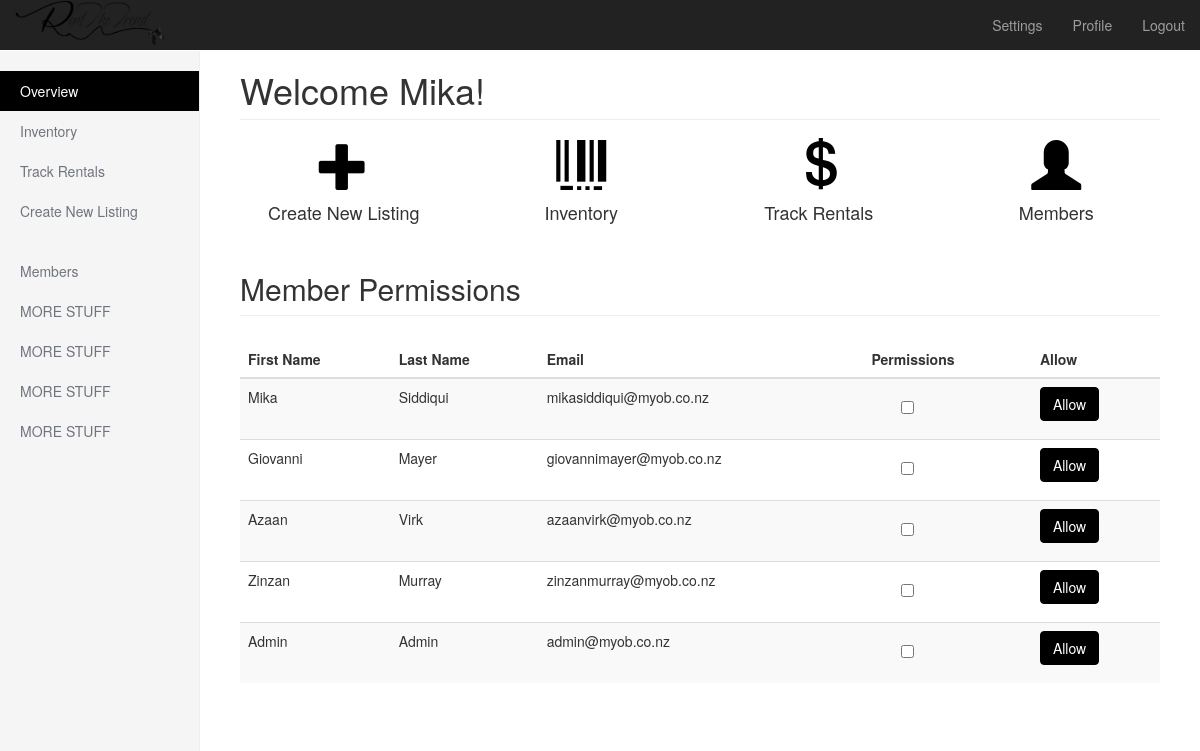
Page /admin/ (signed in) on the committed database.
### tables this page shows
CREATE TABLE IF NOT EXISTS `users` (
  `id` int(11) NOT NULL AUTO_INCREMENT,
  `username` varchar(32) NOT NULL,
  `password` varchar(32) NOT NULL,
  `email` varchar(1024) NOT NULL,
  `first_name` varchar(1024) NOT NULL,
  `last_name` varchar(1024) NOT NULL,
  PRIMARY KEY (`id`)
);

### admin/index.php (the view, shortened to what this page needs)
<?php
	include '../dbconnect.php';
	if(!isset($_SESSION['login'])){
		header('location:../');
	}else{
		$email = $_SESSION['login'];
		$sth = $conn->prepare("SELECT * FROM users WHERE email='$email'");
		$sth->execute();
		$result = $sth->fetch(PDO::FETCH_ASSOC);
		$first_name = $result['first_name'];
		$users = $conn->prepare("SELECT * FROM users");
		$users->execute();
		$userrow = $users->fetchAll();
	}
?>
<!DOCTYPE html>
<html lang="en">
  <head>
    <link href="../bootstrap-3.3.5-dist/css/bootstrap.min.css" rel="stylesheet">
    <link href="dashboard.css" rel="stylesheet">
  </head>
  <body>
    <nav class="navbar navbar-inverse navbar-fixed-top">
      <div class="container-fluid">
        <div class="navbar-header">
          <a href="../admin/"><img src="MYOB.png" alt="MYOB Logo" width="150px" /></a>
        </div>
        <div id="navbar" class="navbar-collapse collapse">
          <ul class="nav navbar-nav navbar-right">
            <li><a href="#">Settings</a></li>
            <li><a href="#">Profile</a></li>
            <li><a href="../logout.php">Logout</a></li>
          </ul>
        </div>
      </div>
    </nav>
    <div class="container-fluid">
      <div class="row">
        <div class="col-sm-3 col-md-2 sidebar">
          <ul class="nav nav-sidebar">
            <li class="active"><a href="#">Overview <span class="sr-only">(current)</span></a></li>
            <li><a href="invoices.php">Inventory</a></li>
            <li><a href="inventory.php">Track Rentals</a></li>
            <li><a href="profit.php">Create New Listing</a></li>
          </ul>
          <ul class="nav nav-sidebar">
            <li><a href="">Members</a></li>
            <li><a href="">MORE STUFF</a></li>
            <li><a href="">MORE STUFF</a></li>
            <li><a href="">MORE STUFF</a></li>
            <li><a href="">MORE STUFF</a></li>
          </ul>
        </div>
        <div class="col-sm-9 col-sm-offset-3 col-md-10 col-md-offset-2 main">
          <h1 class="page-header">Welcome <?php echo $first_name; ?>!</h1>
          <div class="row placeholders">
            <div class="col-xs-6 col-sm-3 placeholder">
			  <a href="new-invoice.php">
              <span class="glyphicon glyphicon-plus" style="font-size:50px" aria-hidden="true"></span>
			  </a>
              <h4>Create New Listing</h4>
            </div>
            <div class="col-xs-6 col-sm-3 placeholder">
			  <a href="inventory.php">
              <span class="glyphicon glyphicon-barcode" style="font-size:50px" aria-hidden="true"></span>
			  </a>
              <h4>Inventory</h4>
            </div>
            <div class="col-xs-6 col-sm-3 placeholder">
			  <a href="profit.php">
              <span class="glyphicon glyphicon-usd" style="font-size:50px" aria-hidden="true"></span>
			  </a>
              <h4>Track Rentals</h4>
            </div>
            <div class="col-xs-6 col-sm-3 placeholder">
			  <a href="#">
              <span class="glyphicon glyphicon-user" style="font-size:50px" aria-hidden="true"></span>
			  </a>
              <h4>Members</h4>
            </div>
          </div>
          <h2 class="sub-header">Member Permissions</h2>
          <div class="table-responsive">
            <table class="table table-striped">
			  <thead>
                <tr>
                  <th>First Name</th>
                  <th>Last Name</th>
                  <th>Email</th>
                  <th>Permissions</th>
                  <th>Allow</th>
                </tr>
              </thead>
			  <tbody>
			<?php
				foreach ($userrow as $row) {
					echo "<form method=\"post\">";
					echo "<div class=\"form-group\">";
					echo "<tr>";
					echo "<td>". $row['first_name'] ."</td>";
					echo "<td>". $row['last_name'] ."</td>";
					echo "<td>". $row['email'] ."</td>";
					echo "<td>";
					echo "<div style=\"padding-left:30px;\"class=\"checkbox\"><label><input type=\"checkbox\" name=\"checkbox\" value=\"".$row['username']."\"></label></div>";
					echo "</td>";
					echo "<td>";
					echo "<button type=\"submit\" class=\"btn btn-default\">Allow</button>";
					echo "</div>";
					echo "</form>";
				}
			?>
              </tbody>
            </table>
          </div>
        </div>
      </div>
    </div>
  </body>
</html>

### admin/dashboard.css (style rules this page uses)
body { padding-top: 50px; }
.sub-header { padding-bottom: 10px; border-bottom: 1px solid #eee; }
.navbar-fixed-top { border: 0; }
.sidebar { display: none; }
@media (min-width: 768px) { .sidebar { position: fixed; top: 51px; bottom: 0; left: 0; z-index: 1000; display: block; padding: 20px; overflow-x: hidden; overflow-y: auto; background-color: #f5f5f5; border-right: 1px solid #eee; } }
.nav-sidebar { margin-right: -21px; margin-bottom: 20px; margin-left: -20px; }
.nav-sidebar > li > a { padding-right: 20px; padding-left: 20px; color:#70757d; }
.nav-sidebar > .active > a, .nav-sidebar > .active > a:hover, .nav-sidebar > .active > a:focus { color: #fff; background-color: #000; }
.main { padding: 20px; }
@media (min-width: 768px) { .main { padding-right: 40px; padding-left: 40px; } }
.main .page-header { margin-top: 0; }
.placeholders { margin-bottom: 30px; text-align: center; }
.placeholders h4 { margin-bottom: 0; }
.placeholder { margin-bottom: 20px; }
.glyphicon { color: #000; }
.btn { background-color: #000; border: 1px solid #000; color: #fff; }

### rows in the picture
users: first_name "Mika", last_name "Siddiqui", email "mikasiddiqui@myob.co.nz"
users: first_name "Giovanni", last_name "Mayer", email "giovannimayer@myob.co.nz"
users: first_name "Azaan", last_name "Virk", email "azaanvirk@myob.co.nz"
users: first_name "Zinzan", last_name "Murray", email "zinzanmurray@myob.co.nz"
users: first_name "Admin", last_name "Admin", email "admin@myob.co.nz"
